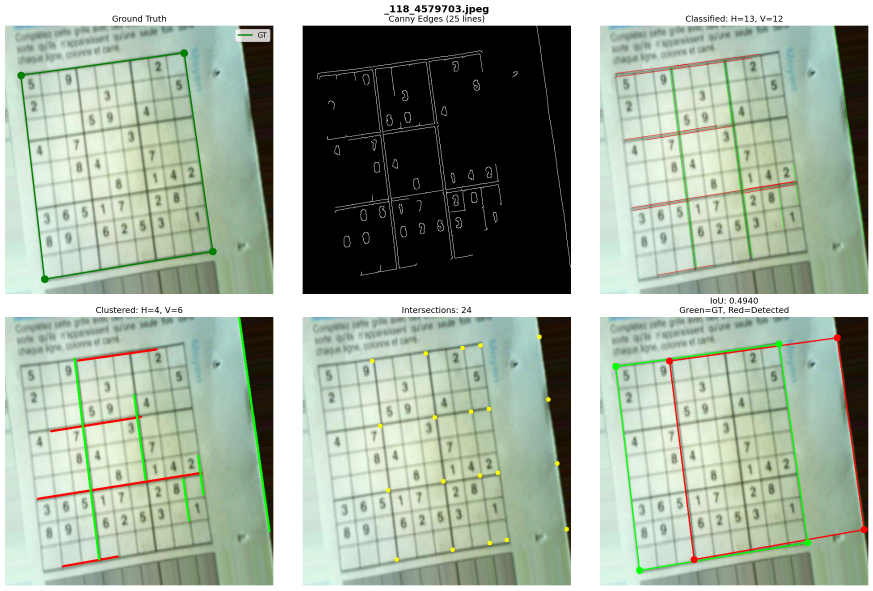
#> input picture _archive/sudoku-detector/experiment/diagnostic_output/_118_4579703_diagnostic.png, 2619 x 1771 px (shown at 1/3 size)
$ python -i final_detector.py   (imports and definitions only)
#> lines starting #> are read from the running program, lines starting #| are printed output that depends on the picture; after the words box and inside, x2 and y2 are one past the last pixel; in counts of white or black regions, pixels touching at a corner belong together
#> further down, picture is the input picture: shape (1771, 2619, 3); mean B, G, R 157.2, 173, 159.9
### _archive/sudoku-detector/src/preprocessing.py
"""Image preprocessing functions for sudoku grid detection."""

from typing import Optional, Tuple

import cv2
import numpy as np

from .config import DetectionConfig


# [24 lines left out: function load_and_validate, not called in this run]


def resize_image(
    img: np.ndarray, target_size: int
) -> Tuple[np.ndarray, float]:
    """Resize image to fit within target size while preserving aspect ratio.

    The image is only resized if its largest dimension exceeds target_size.
    The aspect ratio is always preserved.

    Args:
        img: Input image (BGR or grayscale).
        target_size: Maximum dimension (width or height) for the output.

    Returns:
        Tuple of (resized_image, scale_factor) where scale_factor is the
        ratio of new size to original size (1.0 if no resize needed).
    """
#> called with target_size = 1000
    height, width = img.shape[:2]
#> height = 1771; width = 2619
    max_dim = max(height, width)
#> max_dim = 2619

    if max_dim <= target_size:
        return img.copy(), 1.0

    scale_factor = target_size / max_dim
#> scale_factor = 0.382
    new_width = int(width * scale_factor)
#> new_width = 1000
    new_height = int(height * scale_factor)
#> new_height = 676

    resized = cv2.resize(
        img, (new_width, new_height), interpolation=cv2.INTER_AREA
    )
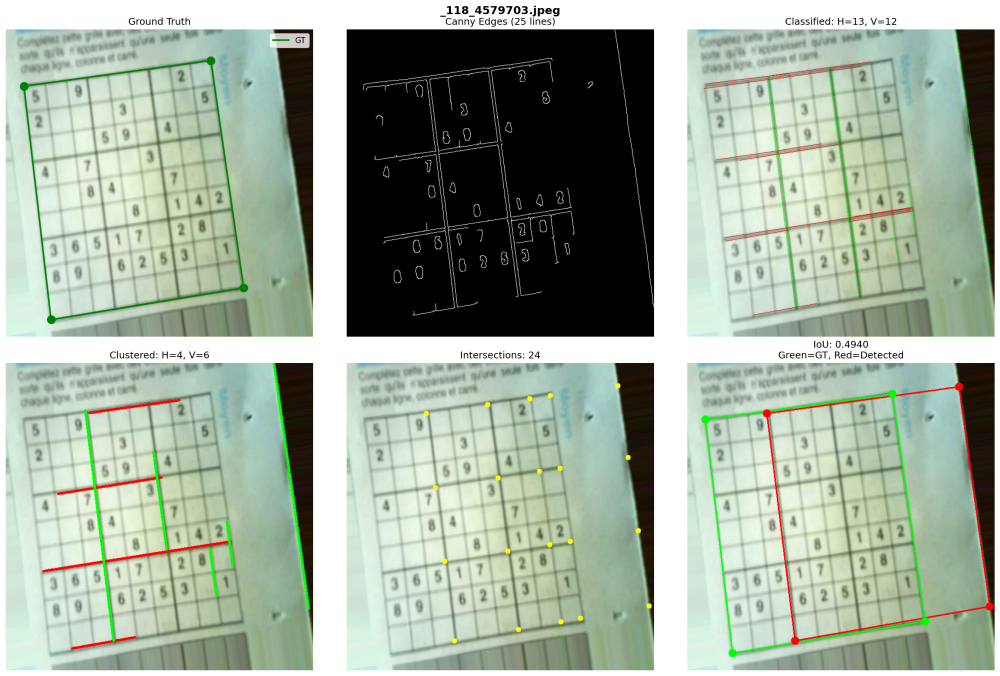
#> resized: shape (676, 1000, 3); mean B, G, R 157.2, 173, 159.9
    return resized, scale_factor


def to_grayscale(img: np.ndarray) -> np.ndarray:
    """Convert image to grayscale, handling already-gray images.

    Args:
        img: Input image (BGR or grayscale).

    Returns:
        Grayscale image.
    """
    if len(img.shape) == 2:
        return img.copy()

    if img.shape[2] == 1:
        return img.squeeze(axis=2).copy()

    return cv2.cvtColor(img, cv2.COLOR_BGR2GRAY)


# [149 lines left out: functions apply_clahe, adaptive_threshold, apply_morphological, get_edges, preprocess_for_contour, preprocess_for_hough, not called in this run]

### _archive/sudoku-detector/src/geometry.py
"""Geometric utility functions for sudoku grid detection."""

from typing import List, Tuple

import cv2
import numpy as np

try:
    from shapely.geometry import Polygon
    SHAPELY_AVAILABLE = True
except ImportError:
    SHAPELY_AVAILABLE = False


def order_corners(corners: np.ndarray) -> np.ndarray:
    """Order 4 corner points as [top-left, top-right, bottom-right, bottom-left].

    Uses sum and difference method:
    - Top-left: smallest (x + y)
    - Bottom-right: largest (x + y)
    - Top-right: largest (x - y)
    - Bottom-left: smallest (x - y)

    Args:
        corners: Unordered corner points with shape (4, 2).

    Returns:
        Ordered corners array with shape (4, 2) and dtype float32.
    """
    corners = np.array(corners, dtype=np.float32)

    if corners.shape != (4, 2):
        raise ValueError(f"Expected shape (4, 2), got {corners.shape}")

    # Compute sum and difference for each point
    sums = corners[:, 0] + corners[:, 1]
    diffs = corners[:, 0] - corners[:, 1]

    # Find indices of extreme points
    top_left_idx = np.argmin(sums)
    bottom_right_idx = np.argmax(sums)
    top_right_idx = np.argmax(diffs)
    bottom_left_idx = np.argmin(diffs)

    # Order corners: TL, TR, BR, BL
    ordered = np.array([
        corners[top_left_idx],
        corners[top_right_idx],
        corners[bottom_right_idx],
        corners[bottom_left_idx],
    ], dtype=np.float32)

    return ordered


# [374 lines left out: functions refine_corners, compute_homography, warp_perspective, scale_corners_to_original, compute_quadrilateral_area, _compute_angle_at_vertex and 5 more, not called in this run]

### _archive/sudoku-detector/experiment/final_detector.py
#!/usr/bin/env python3
"""
Final optimized sudoku corner detector.

Best parameters found through empirical testing:
- gray_b7_block7_c5_d0 works for 5/6 test images (>95% IoU)
- gray_b3_block7_c2_d0 works for tilted grids (90% IoU on hardest case)
"""

import sys
import json
import random
from pathlib import Path
from typing import Dict, List, Tuple, Optional

import cv2
import numpy as np

sys.path.insert(0, str(Path.cwd().parent))

from src.preprocessing import resize_image, to_grayscale
from src.geometry import order_corners, compute_iou

RANDOM_SEED = 42
TARGET_SIZE = 1000
GROUND_TRUTH_FILE = Path('../data/ground_truth_corners.json')
EXAMPLES_DIR = Path('../examples')


# [10 lines left out: functions load_ground_truth, get_sample_images, not called in this run]


def find_quadrilateral(binary: np.ndarray, min_area_ratio: float = 0.05) -> Optional[np.ndarray]:
    """Find the largest valid quadrilateral in binary image."""
    h, w = binary.shape
    min_area = h * w * min_area_ratio
    max_area = h * w * 0.95

    contours, _ = cv2.findContours(binary, cv2.RETR_EXTERNAL, cv2.CHAIN_APPROX_SIMPLE)

    best_quad = None
    best_area = 0

    for contour in contours:
        area = cv2.contourArea(contour)
        if area < min_area or area > max_area:
            continue

        peri = cv2.arcLength(contour, True)

        for eps in [0.01, 0.02, 0.03, 0.04, 0.05, 0.06]:
            approx = cv2.approxPolyDP(contour, eps * peri, True)

            if len(approx) == 4 and cv2.isContourConvex(approx):
                quad = approx.reshape(4, 2).astype(np.float32)
                quad_area = cv2.contourArea(approx)

                if quad_area > best_area:
                    best_area = quad_area
                    best_quad = quad
                    break

    return best_quad


def try_adaptive_detection(gray: np.ndarray, blur_size: int, block_size: int,
                           c_val: int, dilation: int, use_clahe: bool = False) -> Optional[np.ndarray]:
    """Try adaptive thresholding with specific parameters."""
    processed = gray

    if use_clahe:
        clahe = cv2.createCLAHE(clipLimit=2.0, tileGridSize=(8, 8))
        processed = clahe.apply(processed)

    blur = cv2.GaussianBlur(processed, (blur_size, blur_size), 0)
    binary = cv2.adaptiveThreshold(
        blur, 255, cv2.ADAPTIVE_THRESH_GAUSSIAN_C,
        cv2.THRESH_BINARY_INV, block_size, c_val
    )

    if dilation > 0:
        kernel = cv2.getStructuringElement(cv2.MORPH_RECT, (3, 3))
        binary = cv2.dilate(binary, kernel, iterations=dilation)

    return find_quadrilateral(binary)


def score_quadrilateral(quad: np.ndarray, img_shape: Tuple[int, int], method: str = "") -> float:
    """
    Score a quadrilateral based on geometric properties.

    Higher score = better candidate for sudoku grid.
    """
    h, w = img_shape
    img_area = h * w

    # Compute area
    quad_area = cv2.contourArea(quad.reshape(-1, 1, 2).astype(np.int32))
    area_ratio = quad_area / img_area

    # Area score: moderate preference for larger, but don't over-penalize smaller
    # Valid sudoku grids can range from ~10% to ~80% of image
    if area_ratio < 0.05:
        area_score = 0.2
    elif area_ratio > 0.9:
        area_score = 0.5
    elif area_ratio < 0.15:
        area_score = 0.6 + (area_ratio - 0.05) * 2  # 0.6-0.8 for 5-15%
    else:
        area_score = 0.8 + min(0.2, (area_ratio - 0.15) * 0.5)  # 0.8-1.0 for 15%+

    # Aspect ratio score: prefer square-ish
    ordered = order_corners(quad)
    widths = [np.linalg.norm(ordered[1] - ordered[0]),
              np.linalg.norm(ordered[2] - ordered[3])]
    heights = [np.linalg.norm(ordered[3] - ordered[0]),
               np.linalg.norm(ordered[2] - ordered[1])]

    avg_width = np.mean(widths)
    avg_height = np.mean(heights)

    if avg_height > 0 and avg_width > 0:
        aspect = min(avg_width, avg_height) / max(avg_width, avg_height)
        aspect_score = aspect  # 1.0 for perfect square
    else:
        aspect_score = 0.1

    # Angle score: prefer near-90-degree corners
    def angle_at_corner(p1, p2, p3):
        v1 = p1 - p2
        v2 = p3 - p2
        cos_angle = np.dot(v1, v2) / (np.linalg.norm(v1) * np.linalg.norm(v2) + 1e-10)
        return np.degrees(np.arccos(np.clip(cos_angle, -1, 1)))

    angles = []
    for i in range(4):
        p1 = ordered[(i - 1) % 4]
        p2 = ordered[i]
        p3 = ordered[(i + 1) % 4]
        angles.append(angle_at_corner(p1, p2, p3))

    angle_deviations = [abs(90 - a) for a in angles]
    avg_deviation = np.mean(angle_deviations)
    angle_score = max(0.1, 1.0 - avg_deviation / 45)

    # Combined score: balance all factors
    score = area_score * 0.35 + aspect_score * 0.35 + angle_score * 0.30

    # Slight preference for adaptive methods over morphological gradient
    # (empirically adaptive tends to be more accurate)
    if "adaptive" in method:
        score += 0.02

    return score


def detect_corners(image: np.ndarray) -> Tuple[Optional[np.ndarray], dict]:
    """
    Detect sudoku grid corners.

    Uses optimized parameters found through empirical testing.
    Tries multiple configs and selects the best based on geometric scoring.

    Returns:
        corners: (4, 2) array [TL, TR, BR, BL] or None
        debug: dict with method used
    """
    debug = {}

    # Preprocess
    resized, scale = resize_image(image, TARGET_SIZE)
#> scale = 0.382
    gray = to_grayscale(resized)
    debug['scale'] = scale

    # Configs to try - grouped by priority
    # Format: (blur_size, block_size, c_value, dilation, use_clahe)
    configs = [
        # Standard configs - work well for most images
        (7, 7, 5, 0, False),
        (7, 11, 5, 0, False),
        (5, 11, 2, 0, False),
        (5, 11, 2, 1, False),

        # CLAHE-based configs for challenging images
        (5, 5, 10, 1, True),
        (7, 5, 8, 2, True),
        (5, 5, 10, 2, True),

        # For tilted/small grids
        (3, 7, 2, 0, False),
        (3, 7, 1, 0, False),
    ]

    # Try all configs and collect results
    candidates = []

    for blur_size, block_size, c_val, dilation, use_clahe in configs:
        quad = try_adaptive_detection(gray, blur_size, block_size, c_val, dilation, use_clahe)

        if quad is not None:
            clahe_str = "_clahe" if use_clahe else ""
            method = f"adaptive_b{blur_size}_block{block_size}_c{c_val}_d{dilation}{clahe_str}"
            score = score_quadrilateral(quad, gray.shape, method)
            candidates.append((quad, score, method))
#> this loop made 9 passes
#> (quad_area in score_quadrilateral, area_ratio in score_quadrilateral, area_score in score_quadrilateral) on passes 4 to 7: (95172.5, 0.141, 0.782), (95172, 0.141, 0.782), (46958, 0.0695, 0.639), (96410, 0.143, 0.785)
#> (quad_area in score_quadrilateral, area_ratio in score_quadrilateral, area_score in score_quadrilateral) on passes 1, 2, 3, 8, 9: (93942.5, 0.139, 0.778), (93942.5, 0.139, 0.778), (93942.5, 0.139, 0.778), (93942.5, 0.139, 0.778), (93942.5, 0.139, 0.778)
#> pass 1, in try_adaptive_detection, `binary = cv2.adaptiveThreshold( blur, 255, cv2.ADAPTIVE_THRESH_GAUSSIA..`:
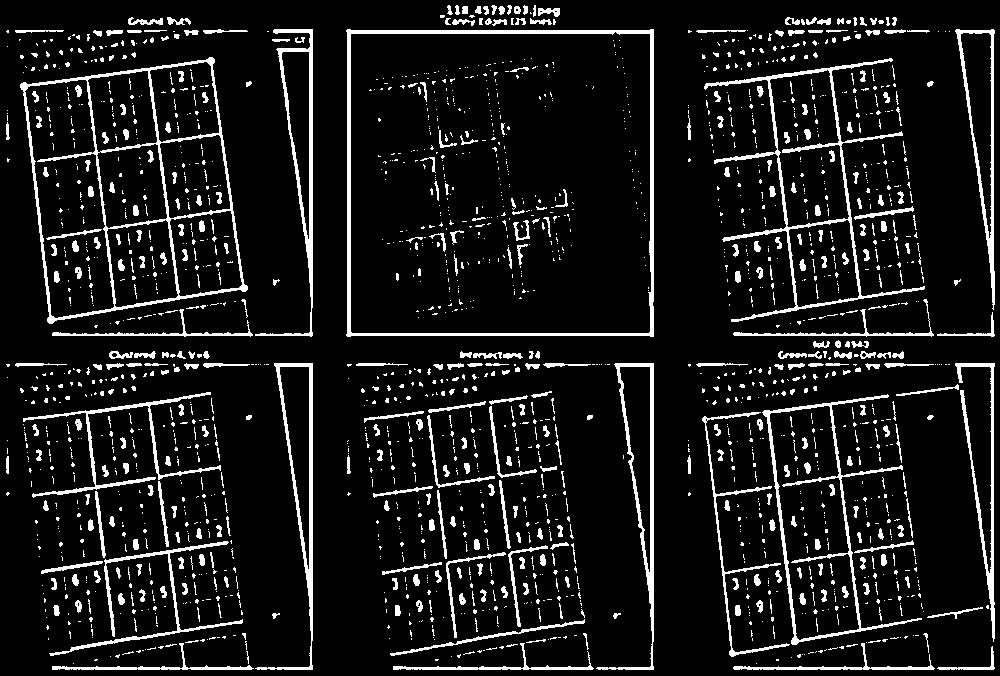
#> binary: shape (676, 1000); 9.6% white; 2078 white regions (1672 under 20 px), largest, box (x1, y1, x2, y2) and area: (20, 57, 248, 324) 4734, (346, 29, 654, 337) 4565, (704, 58, 925, 322) 3590
#> after the loop, candidates = 9 items

    # Also try morphological gradient as fallback
    kernel = cv2.getStructuringElement(cv2.MORPH_RECT, (3, 3))
    gradient = cv2.morphologyEx(gray, cv2.MORPH_GRADIENT, kernel)
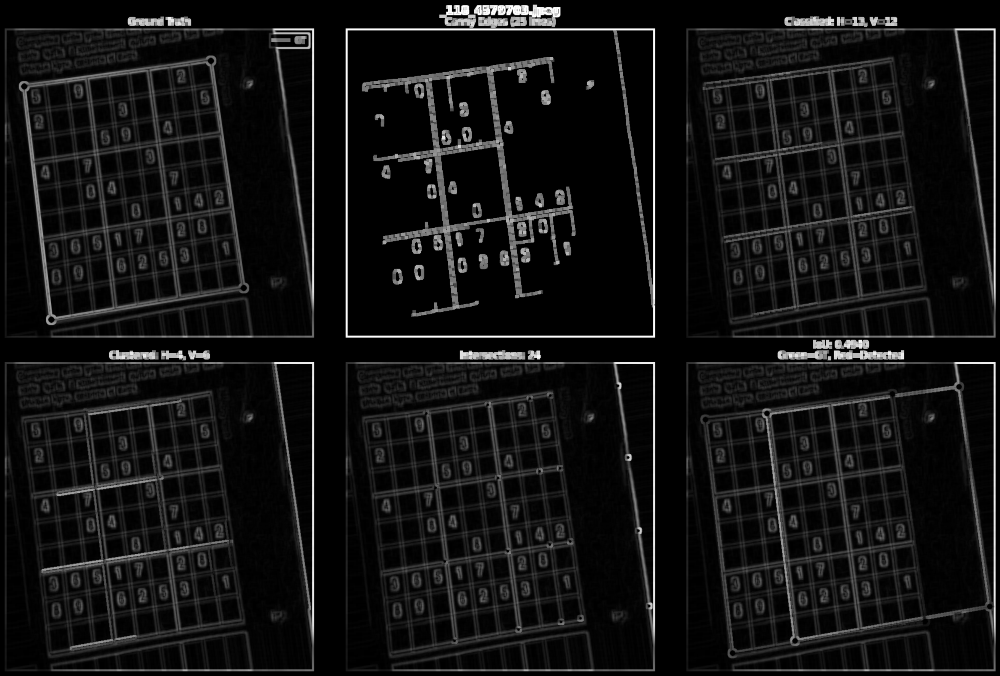
#> gradient: shape (676, 1000); min 0, max 255, mean 19
    _, binary = cv2.threshold(gradient, 0, 255, cv2.THRESH_BINARY + cv2.THRESH_OTSU)
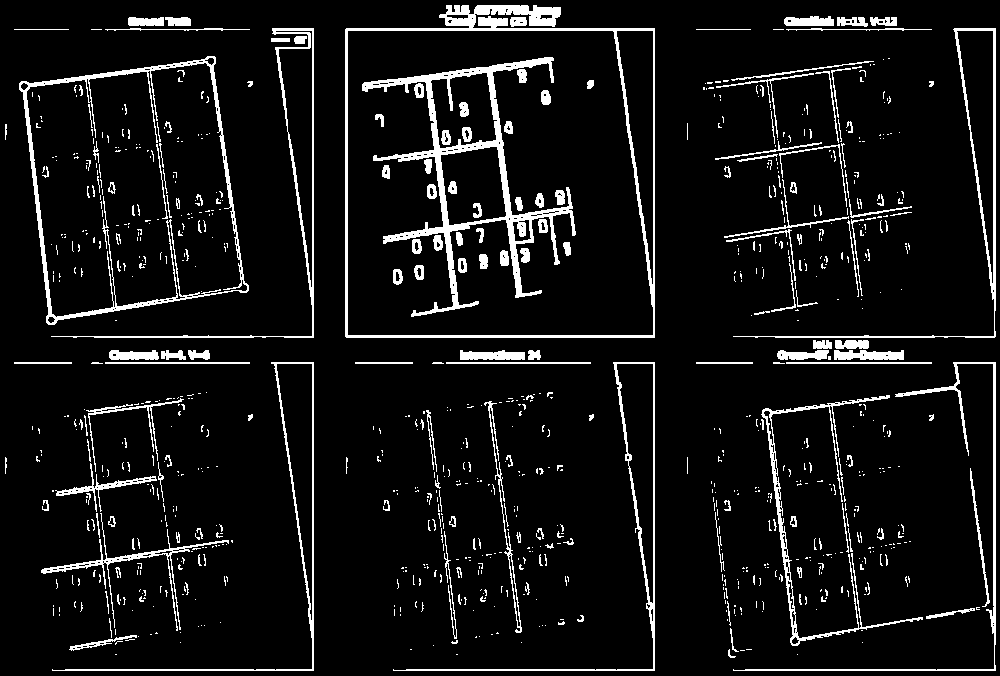
#> binary: shape (676, 1000); 7.8% white; 921 white regions (735 under 20 px), largest, box (x1, y1, x2, y2) and area: (362, 57, 576, 317) 7001, (345, 5, 655, 338) 6055, (19, 56, 249, 325) 4206

    for dilation in [1, 2]:
        dilated = cv2.dilate(binary, kernel, iterations=dilation)
        quad = find_quadrilateral(dilated)

        if quad is not None:
            method = f"morph_d{dilation}"
            score = score_quadrilateral(quad, gray.shape, method)
            candidates.append((quad, score, method))
#> this loop made 2 passes
#> (quad_area in score_quadrilateral, area_ratio in score_quadrilateral, area_score in score_quadrilateral) on passes 1 to 2: (96410.5, 0.143, 0.785), (97656.5, 0.144, 0.789)
#> pass 1, in detect_corners, `dilated = cv2.dilate(binary, kernel, iterations=dilation)`:
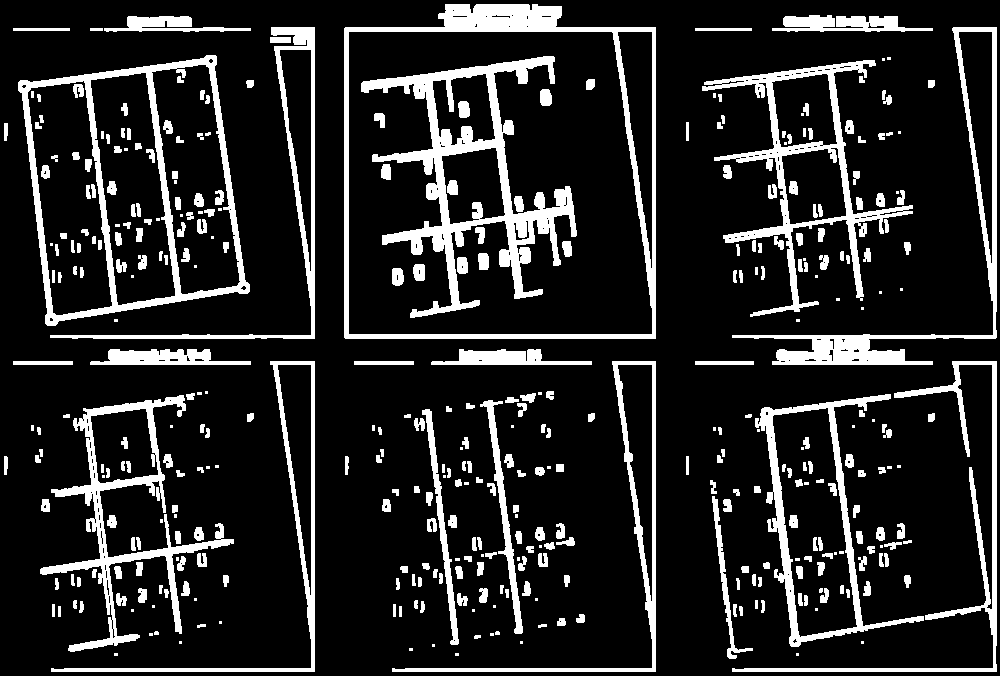
#> dilated: shape (676, 1000); 15.2% white; 392 white regions (82 under 20 px), largest, box (x1, y1, x2, y2) and area: (361, 56, 577, 318) 12662, (344, 4, 656, 339) 9834, (18, 55, 250, 326) 8660
#> pass 2, in detect_corners, `dilated = cv2.dilate(binary, kernel, iterations=dilation)`:
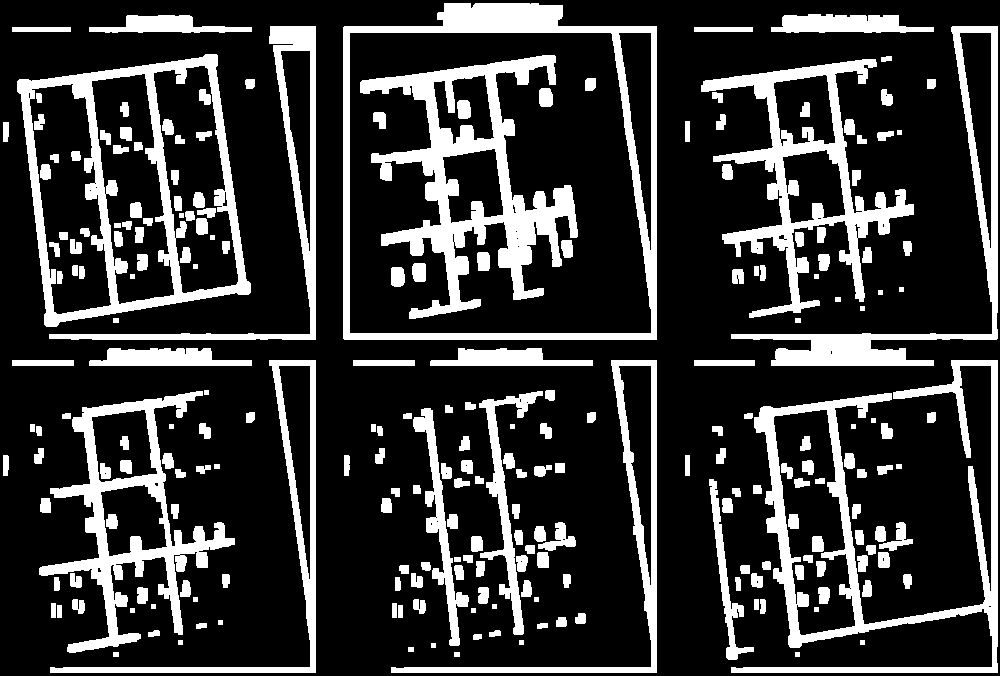
#> dilated: shape (676, 1000); 21.6% white; 237 white regions, largest, box (x1, y1, x2, y2) and area: (360, 55, 578, 319) 16895, (731, 360, 998, 673) 14302, (17, 54, 251, 327) 13426
#> after the loop, candidates = 11 items

    if not candidates:
        debug['error'] = 'No quadrilateral found'
        return None, debug

    # Select best candidate by score
    candidates.sort(key=lambda x: x[1], reverse=True)
    best_quad, best_score, best_method = candidates[0]
#> best_quad = [[655, 27], [345, 27], [345, 338], [655, 338]]; best_score = 0.944; best_method = 'adaptive_b5_block5_c10_d2_clahe'

    debug['method'] = best_method
    debug['score'] = best_score
    debug['num_candidates'] = len(candidates)

    corners = order_corners(best_quad)
#> corners = [[345, 27], [655, 27], [655, 338], [345, 338]]
    corners_orig = corners / scale
#> corners_orig = [[903.6, 70.71], [1715.4, 70.71], [1715.4, 885.2], [903.6, 885.2]]

    return corners_orig, debug


# [41 lines left out: function test_all_images, not called in this run]


# [2 lines not run here, left out]

>>> import cv2
>>> picture = cv2.imread('diagnostic_output/_118_4579703_diagnostic.png')
>>> result = detect_corners(picture)
